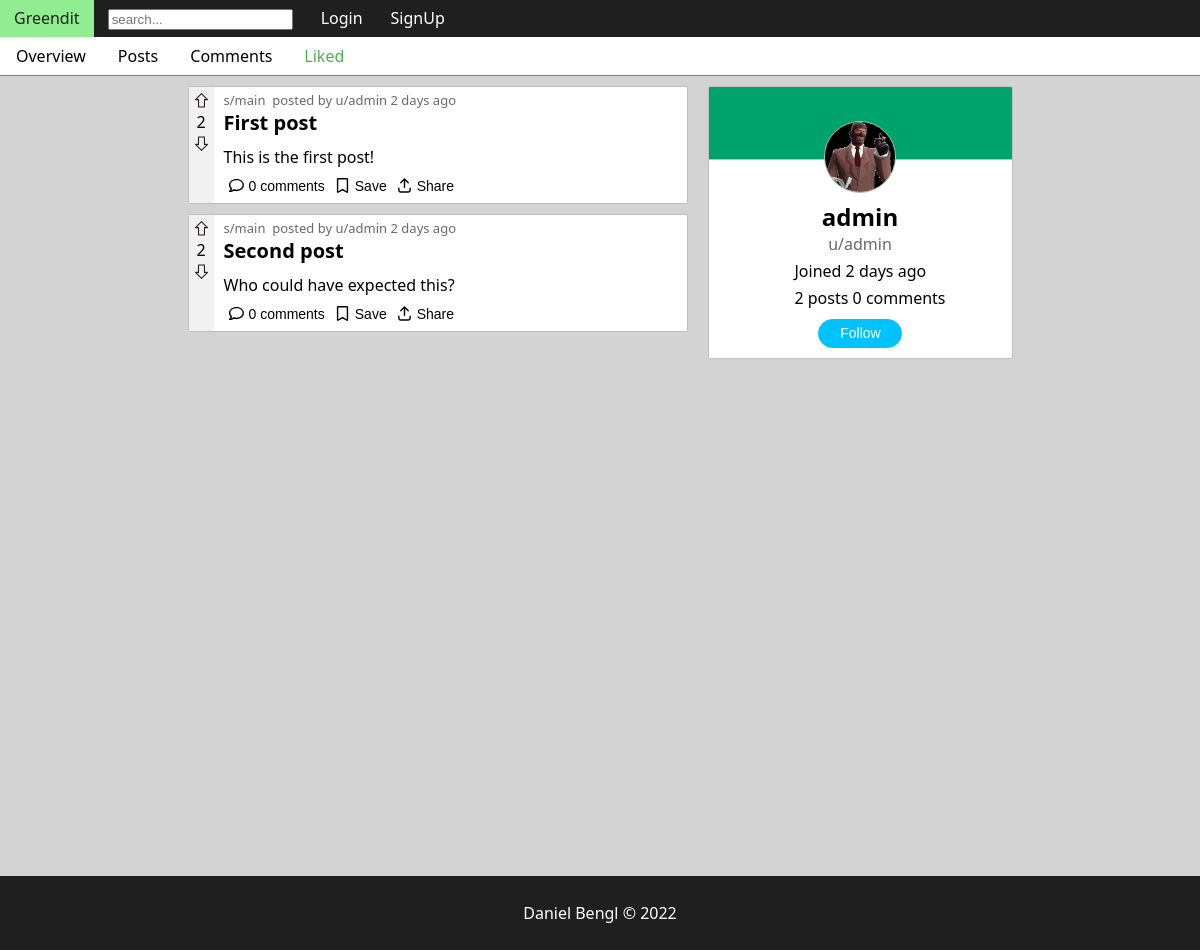
Screenshot of /users/admin/liked with the database file from the repository.
### tables this page shows
create table if not exists users (
    user_id int not null auto_increment,
    email varchar(45),
    bio varchar(256),
    username varchar(45) not null,
    password varchar(256) not null,
    created_at datetime not null default current_timestamp,
    primary key (user_id)
);

create table if not exists post_likes (
    like_id int not null auto_increment,
    user_id int not null,
    post_id int not null,
    primary key (like_id),
    index fk_likes_posts1_idx (post_id asc),
    index fk_likes_users1_idx (user_id asc),
    constraint fk_likes_posts1 foreign key (post_id) references posts (post_id) on delete cascade,
    constraint fk_likes_users1 foreign key (user_id) references users (user_id) on delete cascade
);

create table if not exists posts (
    post_id int not null auto_increment,
    title varchar(45) not null,
    content text,
    hash varchar(6) not null,
    user_id int not null,
    community_id int not null,
    status enum('public','draft','removed') not null,
    created_at datetime not null default current_timestamp,
    primary key (post_id),
    index fk_posts_users (user_id asc),
    index fk_community1_idx (community_id asc),
    constraint fk_posts_users foreign key (user_id) references users (user_id),
    constraint fk_community1 foreign key (community_id) references communities (community_id) on delete cascade
);

### require/db_connect.php (called while the page is built, shortened)
<?php
$conn = new mysqli('127.0.0.1', 'root', '', 'greendit');
function query($sql) {
    global $conn;
    $result = $conn->query($sql);
    return $result->fetch_all(MYSQLI_ASSOC);
}
function rows($sql) {
    global $conn;
    $result = $conn->query($sql);
    return $result->num_rows;
}
function row($sql) {
    global $conn;
    $result = $conn->query($sql);
    return $result->fetch_assoc();
}

### require/util.php (called while the page is built, shortened)
<?php
function icon($name, $class = '') {
    $contents = file_get_contents(__DIR__ . '/../resources/icons/' . $name . '.svg');
    return $contents;
}
function markdownify($text) {
    replace($text, '/\*\*(.*?)\*\*/', '<b>$1</b>');
    replace($text, '/\*(.*?)\*/', '<i>$1</i>');
    replace($text, '/`(.*?)`/s', '<pre>$1</pre>');
    replace($text, '/==(.*?)==/', '<mark>$1</mark>');
    replace($text, '/\[\]\((.*?)\)/', '<a href="$1">$1</a>');
    replace($text, '/\[(.*?)\]\((.*?)\)/', '<a href="$2">$1</a>');
    replace($text, '/\n/', '<br>');
    return $text;
}

### user.php (the view, shortened to what this page needs)
<?php require('require/header.php'); ?>
<?php
    require 'require/db_connect.php';
    $user = row('select * from users where username = "'.$_GET['name'].'"');
    require 'require/feed.php';
    $user_id = $user['user_id'];
    $date = $user['created_at'];
    $own_profile = false;
    $tabs = array('overview','posts','comments','liked');
    $tab_index = isset($_GET['tab']) ? array_search($_GET['tab'],$tabs) : 0;
    function activeTab($index) {
        global $tab_index;
        if ($index == $tab_index) {
            return ' class="active" ';
        }
        return ' ';
    }
    $username = $user['username'];
    echo '
    <nav class="tabbs">
        <a'.activeTab(0).'href="users/'.$username.'/overview">Overview</a>
        <a'.activeTab(1).'href="users/'.$username.'/posts">Posts</a>
        <a'.activeTab(2).'href="users/'.$username.'/comments">Comments</a>
        <a'.activeTab(3).'href="users/'.$username.'/liked">Liked</a>
        '.($own_profile ? '<a '.activeTab(4).' href="users/'.$username.'/saved">Saved</a>' : '').'
    </nav>';
    $datediff = time() - strtotime($date);
    $date = round($datediff / (60 * 60 * 24));
    $posts = rows('select * from posts where user_id = '.$user_id);
    $comments = rows('select * from comments where user_id = '.$user_id);
    $user_url = 'users/'.$username;
    $follow_active = false;
    $pfp = '<img src="resources/pfps/'.$username.'.png" alt="'.$username.'" class="pfp large edit">';
    $followers = query('
    select follower_id,users.username from followers
    inner join users on users.user_id = followers.follower_id
    where followers.user_id = '.$user_id);
    if (!$followers) {
        $followers_article = '';
    }
    echo '
        <main class="multicol">
        <aside>
            <article class="user titled">
                <section class="user__banner">
                    '.$pfp.'
                </section>
                <section class="user__main">
                    <h2>'.$username.'</h2>
                    <a href="'.$user_url.'">u/'.$username.'</a>
                </section>
                <section class="user__stats">
                    <p>Joined '.$date.' '.'days ago</p>
                    <a href="'.$user_url.'/posts">'.$posts.' '.'posts'.'</a>
                    <a href="'.$user_url.'/comments">'.$comments.' '.'comments'.' </a>
                </section>
                <button aria-label="follow" class="follow-btn'.active($follow_active).'" data-username="'.$username.'"></button>
            </article>
            '.$followers_article.'
        </aside>
        <div id="feed" class="'.active($tab_index == 1 || $tab_index == 2,'growing',false).'">
    ';
    if ($tab_index == 3) {
        $liked_posts = query('
            select * from post_likes
            inner join posts on posts.post_id = post_likes.post_id
            where post_likes.user_id = '.$user_id);
        foreach ($liked_posts as $post) {
            postHTML($post,true,true);
        }
    }
?>
</div>
</main>
<?php require('require/footer.php'); ?>

### require/feed/post.php (shortened to what this page needs)
<?php
function getPostData($post) {
    extract($post);
    $user = row('select * from users where user_id=' . $user_id);
    $community = row('select * from communities where community_id=' . $community_id);
    $media = query('select * from post_media where post_id=' . $post_id);
    $comments = rows('select * from comments where post_id=' . $post_id);
    $likes = rows('select * from post_likes where post_id=' . $post_id);
    $dislikes = rows('select * from post_dislikes where post_id=' . $post_id);
    $total_likes = $likes - $dislikes;
    $age = formatDate($created_at);
    $liked = $disliked = $saved = false;
    return array(
        'username' => $user['username'],
        'sub' => $community['shortname'],
        'removed' => $status == 'removed',
        'hash' => $hash,
        'title' => $title,
        'content' => $content,
        'media' => $media,
        'likes' => $total_likes,
        'comments' => $comments,
        'date' => $created_at,
        'age' => $age,
        'liked' => $liked,
        'disliked' => $disliked,
        'saved' => $saved
    );
}
function post_footer($saved = false, $comments = 0) {
    ?>
    <section class="footer">
        <button aria-label="comment" name="comment-btn" class="comment-btn">
            <?= icon('comment') ?>
            <?= $comments ?> comments
        </button>
        <button aria-label="save" name="save-btn" class="save-btn<?= active($saved) ?>">
            <?= icon('bookmark') ?>
        </button>
        <button aria-label="share" name="share-btn" class="share-btn">
            <?= icon('share') ?> Share
        </button>
    </section>
    <?php
}
function postHTML($post, $show_community = true, $show_user = true) {
    $post_data = getPostData($post);
    extract($post_data);
?>
    <article class="post" data-hash="<?= $hash ?>" data-sub="<?= $sub ?>">
        <section class="left">
            <?= arrow_wrapper($liked, $disliked, $likes, false, false) ?>
        </section>
        <section class="right">
            <header class="head">
                <?php if ($show_community) :
                    if (!$show_user) echo 'posted in '; ?>
                    <a href="subs/'<?= $sub ?>">s/<?= $sub ?></a>&nbsp;
                <?php endif;
                if ($show_user) : ?>
                    posted by
                    <a href="users/<?= $username ?>">u/<?= $username ?></a>
                <?php endif; ?>
                <?= $age ?>
            </header>
            <h2><?= $title ?></h2>
            <?php if (count($media) == 0) : ?>
                <p><?= markdownify($content) ?></p>
            <?php endif;
            post_footer($saved, $comments);
            ?>
        </section>
    </article>
<?php
}
    ?>

### require/feed/common.php
<?php
function arrow_wrapper($liked = false, $disliked = false, $count = 0, $horizontal = false, $disabled = false) {
    return '
        <section class="arrow-wrapper' . active($horizontal, 'horizontal') . '">
            <button aria-label="upvote" name="upvote-btn" name="upvote" class="upvote' . active($liked) . '" ' . active($disabled, 'disabled') . '>
                ' . icon('upvote') . '
            </button>
            <span class="like-count">
                ' . $count . '
            </span>
            <button aria-label="downvote" name="downvote-btn" name="downvote" class="downvote' . active($disliked) . '" ' . active($disabled, 'disabled') . '>
                ' . icon('upvote') . '
            </button>
        </section>
        ';
}

### rows the page displays
users: username (picture), username "admin", created_at "2"
post_likes: post.title "First post", post.content "This is the first post!"
post_likes: post.title "Second post", post.content "Who could have expected this?"

### other values shown
$posts "2"
$comments "0"
